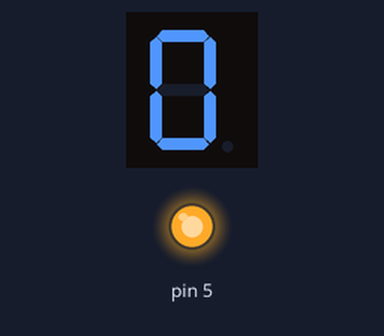
Bench run of a sketch on a simulated Arduino Uno, built with avr-gcc and run on an emulated ATmega328P. Parts: 1-digit seven-segment display, output pins drawn as LEDs (lit = HIGH). Wiring (inferred from the names in the program): 1-digit 7-segment display, segments lit when HIGH: segments A0, A1, A2, pin 2, pin 4, pin 7, pin 8, pin 13. The segment pins are drawn as the display they are named for; pins used as bus, display or sensor lines are not drawn.

Above: at 0.1 s.
At 1.1 s:
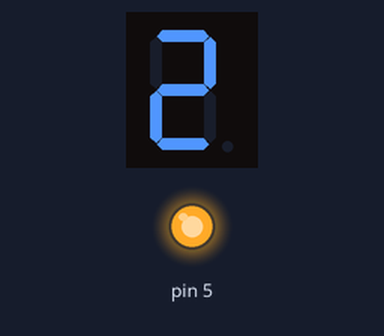
At 2.1 s:
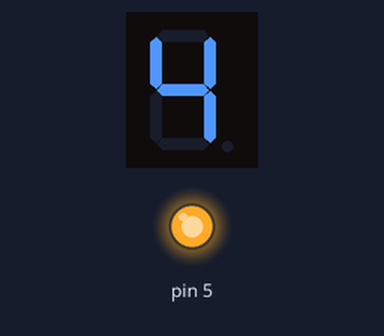
At 4.6 s:
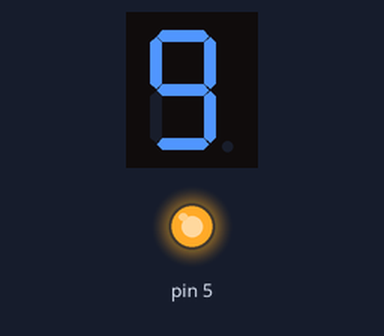
Timing chart, 0 to 6.1 s (numbered marks = the images above):
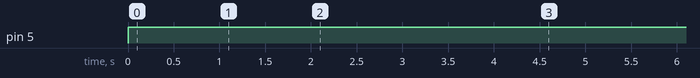

The sketch:

7segment04_63010524_______.ino
```cpp
int segmentA = A0;
int segmentB = A1;
int segmentC = A2;
int segmentD = 2;
int segmentE = 4;
int segmentF = 7;
int segmentG = 8;
int segmentDP = 13;
void setup()
{
pinMode(segmentA, OUTPUT);
pinMode(segmentB, OUTPUT);
pinMode(segmentC, OUTPUT);
pinMode(segmentD, OUTPUT);
pinMode(segmentE, OUTPUT);
pinMode(segmentF, OUTPUT);
pinMode(segmentG, OUTPUT);
pinMode(segmentDP, OUTPUT);
pinMode(5, OUTPUT);
}
void loop()
{
digitalWrite(5,HIGH);
displayNumber();
}
void displayNumber()
{
for(int digit = 0 ; digit <= 9 ; digit++)
{
displaySegment(digit);
delay(500);
}
}
void displaySegment(int numberToDisplay)
{
switch (numberToDisplay)
{
case 0:
digitalWrite(segmentA, HIGH);
digitalWrite(segmentB, HIGH);
digitalWrite(segmentC, HIGH);
digitalWrite(segmentD, HIGH);
digitalWrite(segmentE, HIGH);
digitalWrite(segmentF, HIGH);
digitalWrite(segmentG, LOW);
break;
case 1:
digitalWrite(segmentA, LOW);
digitalWrite(segmentB, HIGH);
digitalWrite(segmentC, HIGH);
digitalWrite(segmentD, LOW);
digitalWrite(segmentE, LOW);
digitalWrite(segmentF, LOW);
digitalWrite(segmentG, LOW);
break;
case 2:
digitalWrite(segmentA, HIGH);
digitalWrite(segmentB, HIGH);
digitalWrite(segmentC, LOW);
digitalWrite(segmentD, HIGH);
digitalWrite(segmentE, HIGH);
digitalWrite(segmentF, LOW);
digitalWrite(segmentG, HIGH);
break;
case 3:
digitalWrite(segmentA, HIGH);
digitalWrite(segmentB, HIGH);
digitalWrite(segmentC, HIGH);
digitalWrite(segmentD, HIGH);
digitalWrite(segmentE, LOW);
digitalWrite(segmentF, LOW);
digitalWrite(segmentG, HIGH);
break;
case 4:
digitalWrite(segmentA, LOW);
digitalWrite(segmentB, HIGH);
digitalWrite(segmentC, HIGH);
digitalWrite(segmentD, LOW);
digitalWrite(segmentE, LOW);
digitalWrite(segmentF, HIGH);
digitalWrite(segmentG, HIGH);
break;
case 5:
digitalWrite(segmentA, HIGH);
digitalWrite(segmentB, LOW);
digitalWrite(segmentC, HIGH);
digitalWrite(segmentD, HIGH);
digitalWrite(segmentE, LOW);
digitalWrite(segmentF, HIGH);
digitalWrite(segmentG, HIGH);
break;
case 6:
digitalWrite(segmentA, HIGH);
digitalWrite(segmentB, LOW);
digitalWrite(segmentC, HIGH);
digitalWrite(segmentD, HIGH);
digitalWrite(segmentE, HIGH);
digitalWrite(segmentF, HIGH);
digitalWrite(segmentG, HIGH);
break;
case 7:
digitalWrite(segmentA, HIGH);
digitalWrite(segmentB, HIGH);
digitalWrite(segmentC, HIGH);
digitalWrite(segmentD, LOW);
digitalWrite(segmentE, LOW);
digitalWrite(segmentF, LOW);
digitalWrite(segmentG, LOW);
break;
case 8:
digitalWrite(segmentA, HIGH);
digitalWrite(segmentB, HIGH);
digitalWrite(segmentC, HIGH);
digitalWrite(segmentD, HIGH);
digitalWrite(segmentE, HIGH);
digitalWrite(segmentF, HIGH);
digitalWrite(segmentG, HIGH);
break;
case 9:
digitalWrite(segmentA, HIGH);
digitalWrite(segmentB, HIGH);
digitalWrite(segmentC, HIGH);
digitalWrite(segmentD, HIGH);
digitalWrite(segmentE, LOW);
digitalWrite(segmentF, HIGH);
digitalWrite(segmentG, HIGH);
break;
}
}
```

Measured:
- by itself, pin 5: LOW → HIGH at 0.00 s
- by itself, everything shown: repeats every 5.0 s, in 10 steps
- what the display in image 1 shows lasts 0.5 s, from 1.0 s to 1.5 s
